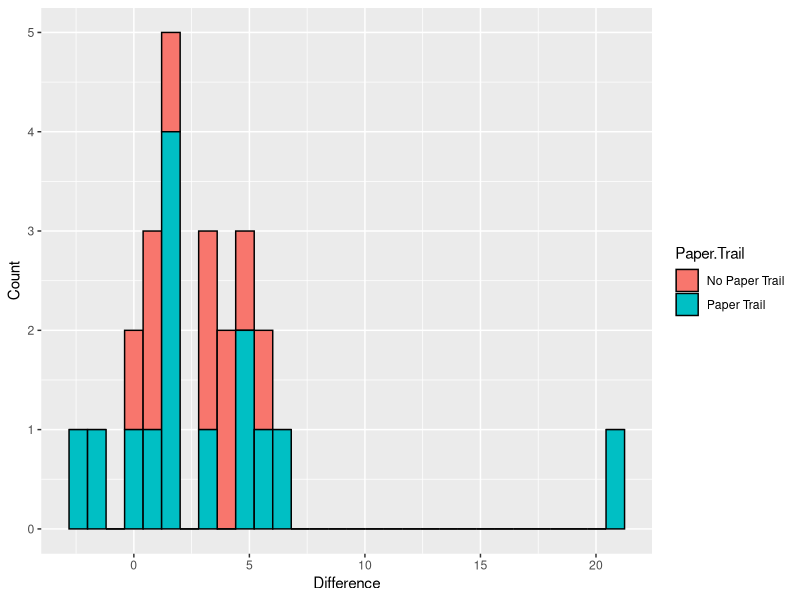
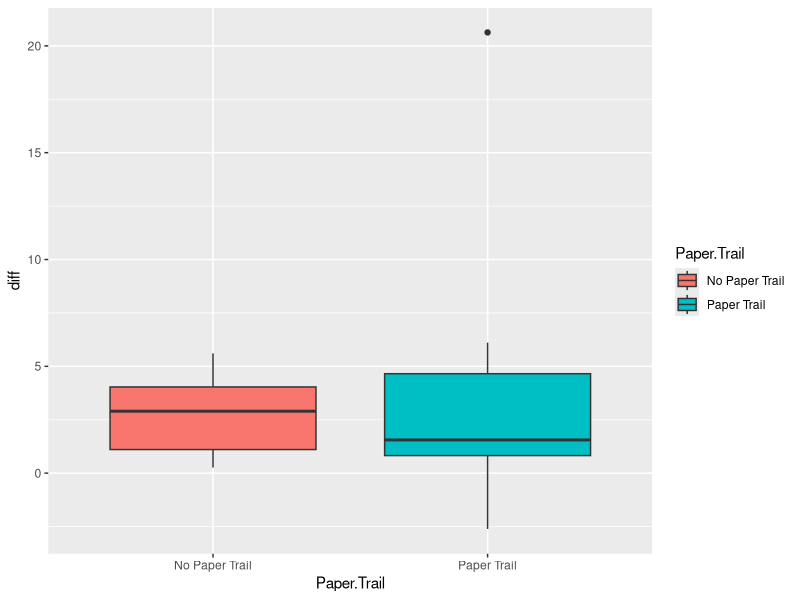
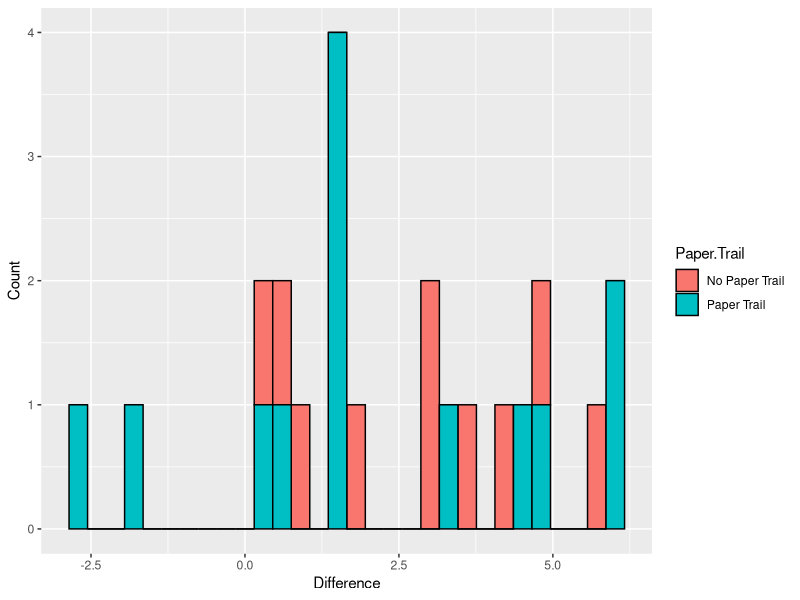
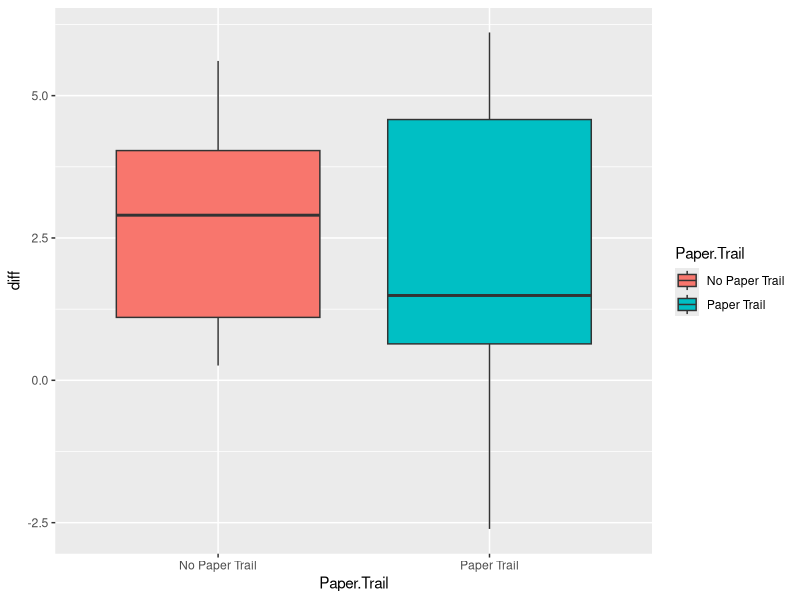
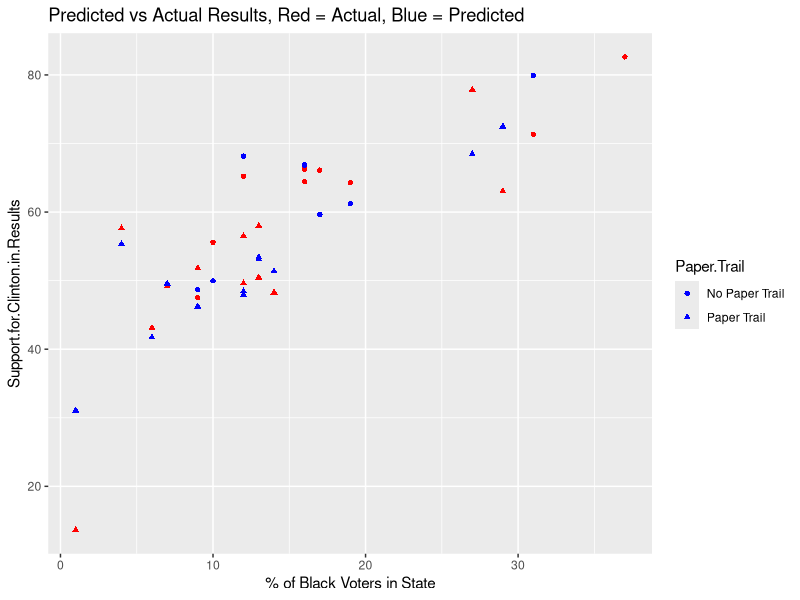

Recreate these plots in R, in order.
ep<-read.csv('exit-polls.csv') #Read the data
head(ep) #Take a look see

ep$diff <- ep$Support.for.Clinton.in.Results - ep$Support.for.Clinton.in.Exit.Polls #Difference the two polling numbers
head(ep)
t.ep <- t.test(diff~Paper.Trail, data = ep) #Compare the means
t.ep #Overlap

library(ggplot2) #For pretty graphs! <3 u Hadley
ggplot(ep, aes(x = diff, fill = Paper.Trail)) + geom_histogram(color = 'black') + xlab('Difference') + ylab('Count') #Histogram
ggplot(ep, aes(y = diff, x = Paper.Trail, fill = Paper.Trail)) + geom_boxplot() #Boxplot


ep.no.az <- subset(ep, State != 'Arizona') #Leaving Arizona out
t.ep.2 <- t.test(diff ~ Paper.Trail, data = ep.no.az) #Redo
t.ep.2 #Nada

ggplot(ep.no.az, aes(x = diff, fill = Paper.Trail)) + geom_histogram(color = 'black') + xlab('Difference') + ylab('Count')
ggplot(ep.no.az, aes(y = diff, x = Paper.Trail, fill = Paper.Trail)) + geom_boxplot()

library(dplyr)
race.data <- read.csv('raw_data.csv', stringsAsFactors = FALSE) #Read the data
race.data[race.data == 'N/A'] <- NA #Turn missing data into a format R likes
race.data$Asian <- as.numeric(race.data$Asian) #Clean up
race.data$Two.Or.More.Races <- as.numeric(race.data$Two.Or.More.Races)
head(race.data)
race.data[,c('White','Black','Hispanic','Asian', 'Two.Or.More.Races')] <- race.data[,c('White','Black','Hispanic','Asian', 'Two.Or.More.Races')]*100 #Rescale so that the regression coefs are expressed as per one percentage point change
head(race.data)
combo.data <- left_join(ep, race.data, by=c('State'='Location')) #join
paper.only.mod<-lm(Support.for.Clinton.in.Results ~  Paper.Trail + Hispanic, data = combo.data) #OG model - blueness
summary(paper.only.mod) #Paper trail checks in 

fin.mod<-lm(Support.for.Clinton.in.Results ~  Paper.Trail + White + Black + Hispanic + Asian, data = combo.data, na.action = na.exclude) #refit
summary(fin.mod) #nada
combo.data$pred <- predict(fin.mod) 
ggplot(combo.data, aes(y = Support.for.Clinton.in.Results, x = Black, shape = Paper.Trail)) + geom_point(color = 'red') + geom_point(aes(y = pred, ), color = 'blue') + ggtitle("Predicted vs Actual Results, Red = Actual, Blue = Predicted") + xlab("% of Black Voters in State")

black.hispanic.mod<-lm(Support.for.Clinton.in.Results ~  Paper.Trail + White + Black + Hispanic, data = combo.data) #Another model
summary(black.hispanic.mod) #let's see
library(car)
vif(black.hispanic.mod)

black.hispanic.mod2<-lm(Support.for.Clinton.in.Results ~  Paper.Trail +  Black + Hispanic, data = combo.data) #Another model
summary(black.hispanic.mod2) #let's see
library(car)
vif(black.hispanic.mod2)


